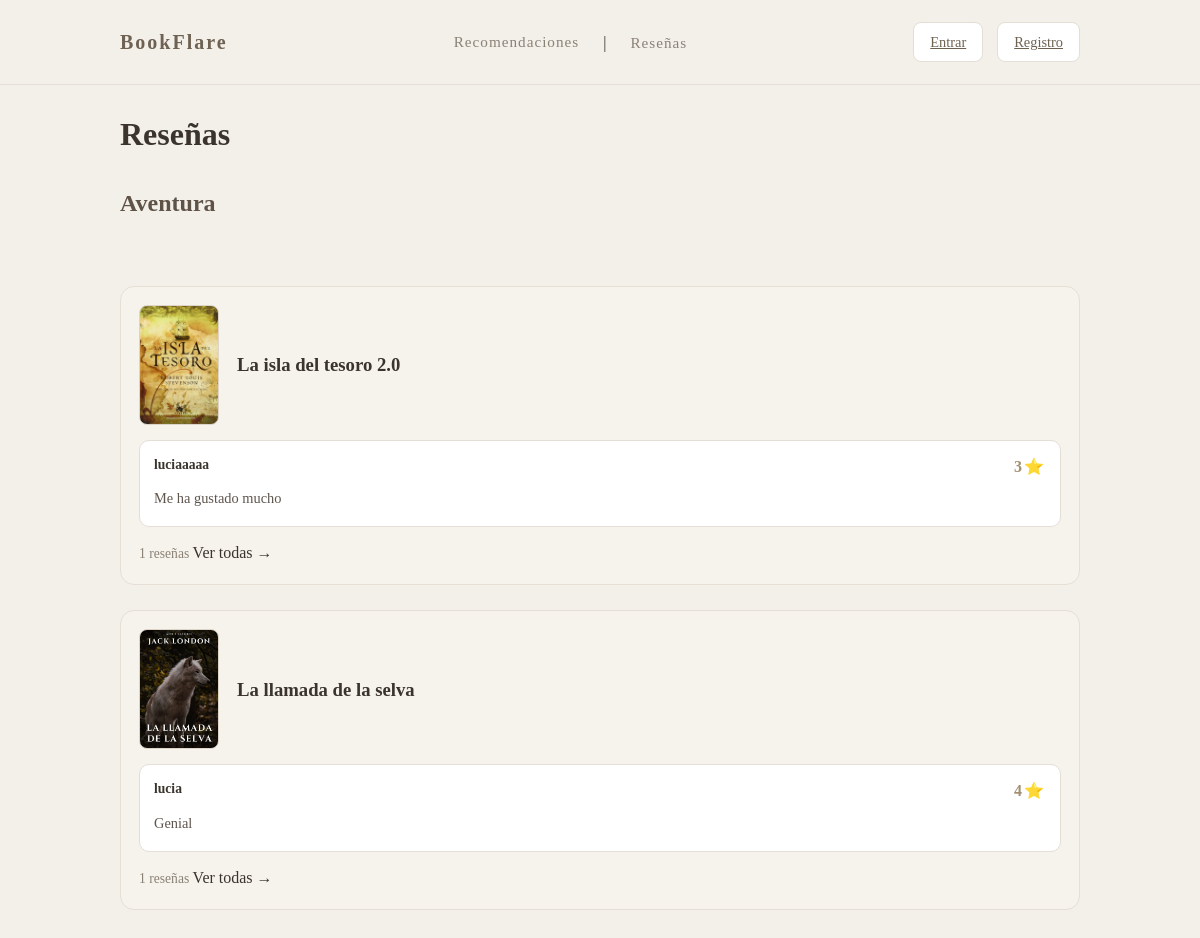
Before: /resenas/ with the older database file.
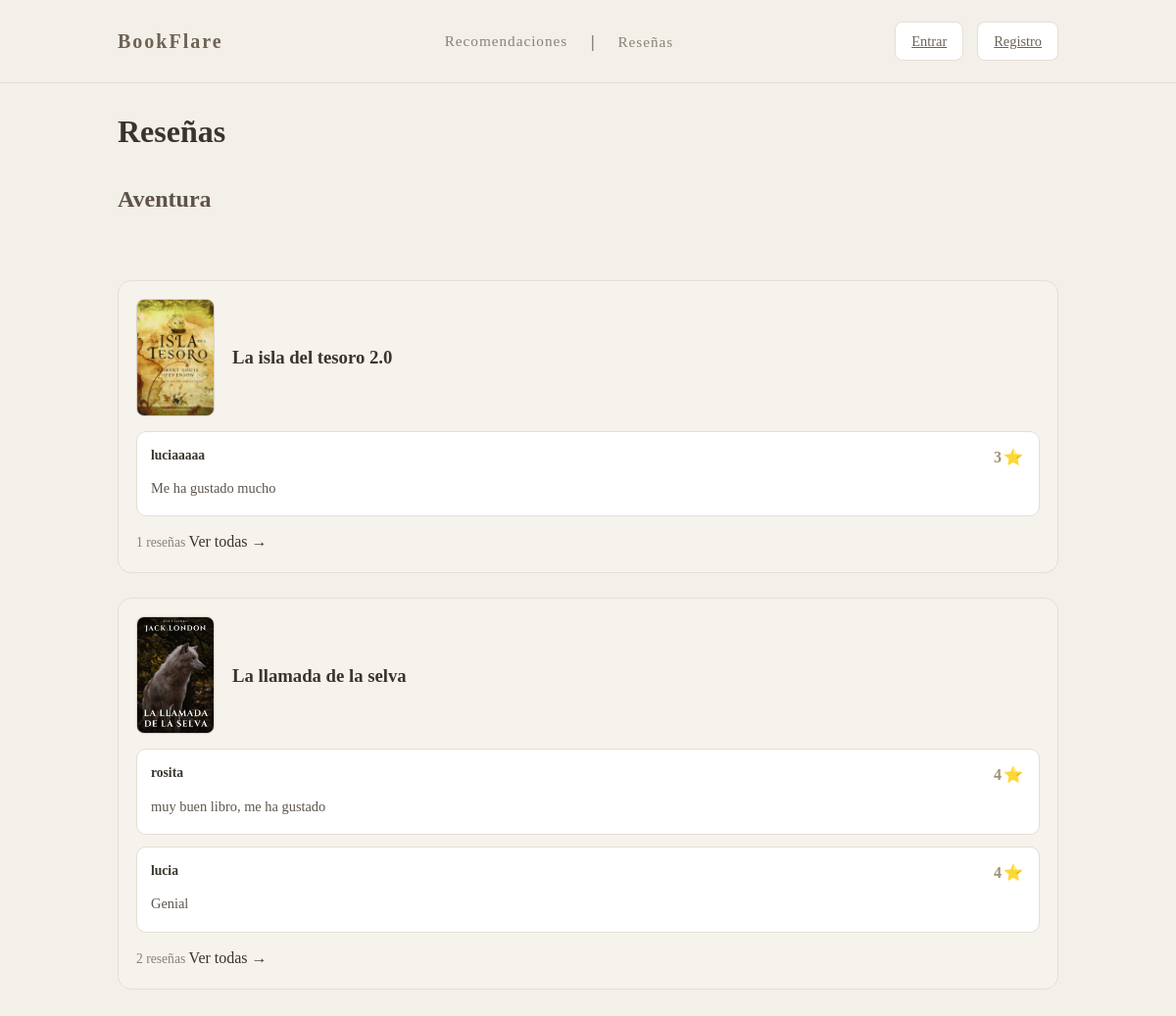
After: the same page with the newer database file.
### books/models.py (models this page shows, shortened)
class Libro(models.Model):
    isbn = models.CharField(max_length=13, primary_key=True)
    titulo = models.CharField(max_length=200)
    autor = models.CharField(max_length=100)
    genero = models.CharField(max_length=50) #sirve para filtrar por categorias
    descripcion = models.TextField(blank=True)
    anio = models.PositiveIntegerField()
    portada = models.ImageField(upload_to='portadas/', blank=True)
    archivo_digital = models.FileField(upload_to='libros_digitales/', help_text="Archivo del libro (.pdf, .html, etc)")
    visitas_totales = models.PositiveIntegerField(default=0)
    class Meta:
        verbose_name = "Libro Digital"
        verbose_name_plural = "Libros Digitales"
        ordering = ["-visitas_totales"] #ordenados por popularidad

class Reseña(models.Model):
    usuario = models.ForeignKey(CustomUser, on_delete=models.CASCADE)
    libro = models.ForeignKey(Libro, on_delete=models.CASCADE, related_name="resenas")
    rating = models.PositiveSmallIntegerField(
        validators=[MinValueValidator(1), MaxValueValidator(5)]
    )
    comentario = models.TextField(blank=True)
    creada_en = models.DateTimeField(auto_now_add=True)
    class Meta:
        unique_together = ('usuario', 'libro')
        ordering = ["-creada_en"]

class CustomUser(AbstractUser):
    email = models.EmailField(max_length=200, unique=True)
    es_bibliotecario = models.BooleanField(default=False, verbose_name="¿Es bibliotecario?")
    class Meta:
        verbose_name = "Usuario"
        verbose_name_plural = "Usuarios"

### books/views.py (the view)
# urls.py: path("resenas/", views.ListaResenasView.as_view(), name="lista_resenas"),
class ListaResenasView(ListView):
    model = Reseña
    template_name = "books/lista_resenas.html"
    context_object_name = "resenas"
    paginate_by = 10
    def get_queryset(self):
        queryset = (
            Reseña.objects
            .select_related("usuario", "libro")
            .order_by("libro__genero", "libro__titulo", "-creada_en")
        )
        query = self.request.GET.get("q", "")
        genero = self.request.GET.get("genero", "")
        if query:
            queryset = queryset.filter(
                Q(libro__titulo__icontains=query)
            )
        if genero:
            queryset = queryset.filter(
                Q(libro__genero__icontains=genero)
            )
        return queryset
    def get_context_data(self, **kwargs):
        context = super().get_context_data(**kwargs)
        context["query"] = self.request.GET.get("q", "")
        context["genero_seleccionado"] = self.request.GET.get("genero", "")
        return context

### books/templates/books/lista_resenas.html (shortened to what this page needs)
{% extends "base.html" %}
{% block content %}
<h1 class="section-title">Reseñas</h1>
{% regroup resenas by libro.genero as generos %}
<div class="reviews-container">
{% for genero in generos %}
    <h2 class="genre-title">{{ genero.grouper }}</h2>
    {% regroup genero.list by libro as libros %}
    <div class="genre-section">
    {% for grupo in libros %}
        <a href="{% url 'libro_detalle' grupo.grouper.isbn %}" class="book-card-link">
        <div class="book-card-review">
            <div class="book-card-header">
                {% if grupo.grouper.portada %}
                    <img src="{% url 'ver_portada' grupo.grouper.isbn %}" class="book-card-img">
                    {% else %}
                        <div class="book-card-img placeholder">
                            Sin portada
                        </div>
                {% endif %}
                <div class="book-card-info">
                    <h3>{{ grupo.grouper.titulo }}</h3>
                </div>
            </div>
            <div class="reviews-list">
                {% for r in grupo.list|slice:":3" %}
                    <div class="review-box">
                        <div class="review-top">
                            <strong>{{ r.usuario.username }}</strong>
                            <span class="review-rating">{{ r.rating }}⭐</span>
                        </div>
                        <p>{{ r.comentario|truncatechars:110 }}</p>
                    </div>
                {% endfor %}
                <div class="review-footer">
                    <span class="small muted">
                        {{ grupo.list|length }} reseñas
                    </span>
                    <span class="ver-todas">
                        Ver todas →
                    </span>
                </div>
            </div>
        </div>
        </a>
    {% endfor %}
    </div>
{% empty %}
    <p>No hay reseñas todavía.</p>
{% endfor %}
</div>
{% endblock %}

Changed rows visible on the page:
computed for Libro "La llamada de la selva": list|length "1" → "2"
added Reseña: usuario.username "rosita", rating "4", comentario "muy buen libro, me ha gustado", shown under Libro "La llamada de la selva"
